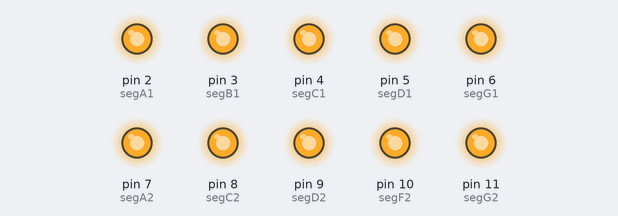
The sketch below on a simulated Arduino Uno, built with avr-gcc and run on an emulated ATmega328P. On the bench: output pins drawn as LEDs (lit = HIGH).

Above: at 0.1 s.
Timing chart, 0 to 1.6 s (numbered marks = the images above):
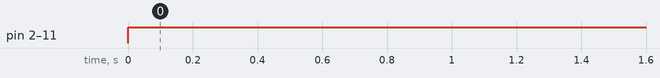

The sketch:

03_dual_display_35.ino
```cpp
#define segA1 2
#define segB1 3
#define segC1 4
#define segD1 5
#define segG1 6
#define segA2 7
#define segC2 8
#define segD2 9
#define segF2 10
#define segG2 11

int COUNT = 0;

void setup()
{
    for (int i = 2; i < 12; i++)
    {
        pinMode(i, OUTPUT);
    }
}
void loop()
{

    digitalWrite(segA1, HIGH);
    digitalWrite(segB1, HIGH);
    digitalWrite(segC1, HIGH);
    digitalWrite(segD1, HIGH);
    digitalWrite(segG1, HIGH);
    digitalWrite(segA2, HIGH);
    digitalWrite(segC2, HIGH);
    digitalWrite(segD2, HIGH);
    digitalWrite(segF2, HIGH);
    digitalWrite(segG2, HIGH);
}
```

Measured:
- by itself, pin 2 (segA1), pin 3 (segB1), pin 4 (segC1), pin 5 (segD1), pin 6 (segG1), pin 7 (segA2), pin 8 (segC2), pin 9 (segD2), pin 10 (segF2), pin 11 (segG2): LOW → HIGH at 0.00 s
